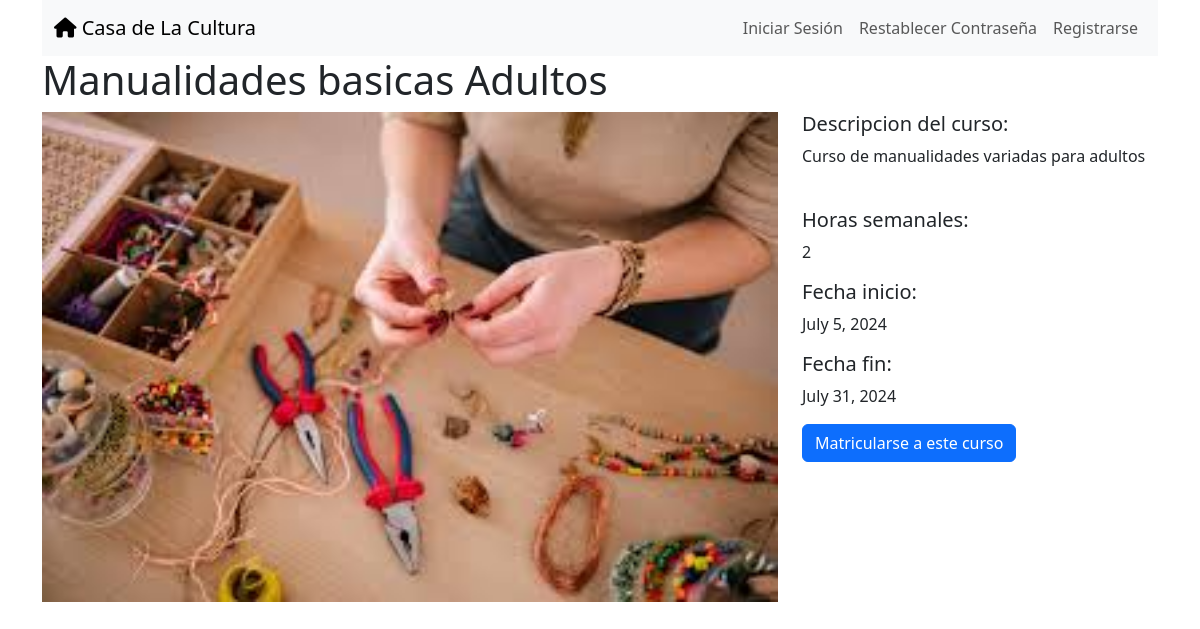
Screenshot of /cursos/1/ with the database file from the repository.
### cursos/models.py (models this page shows, shortened)
class Curso(models.Model):
    nombre = models.CharField(max_length=200)
    descripcion = models.TextField()
    fecha_inicio = models.DateField(blank=False)
    fecha_fin = models.DateField(blank=False)
    precio = models.DecimalField(max_digits=10, decimal_places=2)
    capacidad = models.IntegerField()
    horas_semanales = models.IntegerField()
    image = models.FileField(upload_to="cursos_images/", blank=True)
    categorias = models.ManyToManyField(Categoria, related_name='cursos', blank=True)
    escuela = models.ForeignKey(Escuelas, related_name='cursos', null=True,on_delete=models.CASCADE)

### cursos/views.py (the view)
# urls.py: path("<int:pk>/", views.Curso_detail, name="curso_detail"),
def Curso_detail(request, pk):
    curso = Curso.objects.get(pk=pk)
    context = {
        "Curso": curso
    }
    return render(request, "cursos/curso_detail.html", context)

### cursos/templates/cursos/curso_detail.html
{% extends "base.html" %}
{% block page_content %}
<h1>{{ Curso.nombre }}</h1>
<div class="row">
    <div class="col-md-8">
        {% if Curso.image %}
            <img src="{{ Curso.image.url }}" width="100%">
        {% endif %}
    </div>
    <div class="col-md-4">
        <h5>Descripcion del curso:</h5>
        <p>{{ Curso.descripcion }}</p>
        <br>
        <h5>Horas semanales:</h5>
        <p>{{ Curso.horas_semanales }}</p>
        <h5>Fecha inicio:</h5>
        <p>{{ Curso.fecha_inicio }}</p>
        <h5>Fecha fin:</h5>
        <p>{{ Curso.fecha_fin }}</p>
        <div class="mt-auto">
            <a href="{% url 'matricular' %}"
            class="btn btn-primary btn-block">
            Matricularse a este curso
            </a>
        </div>
    </div>
</div>
{% endblock page_content %}

### rows the page displays
Curso: nombre "Manualidades basicas Adultos", image (picture), descripcion "Curso de manualidades variadas para adultos", horas_semanales "2", fecha_inicio "July 5, 2024", fecha_fin "July 31, 2024"
